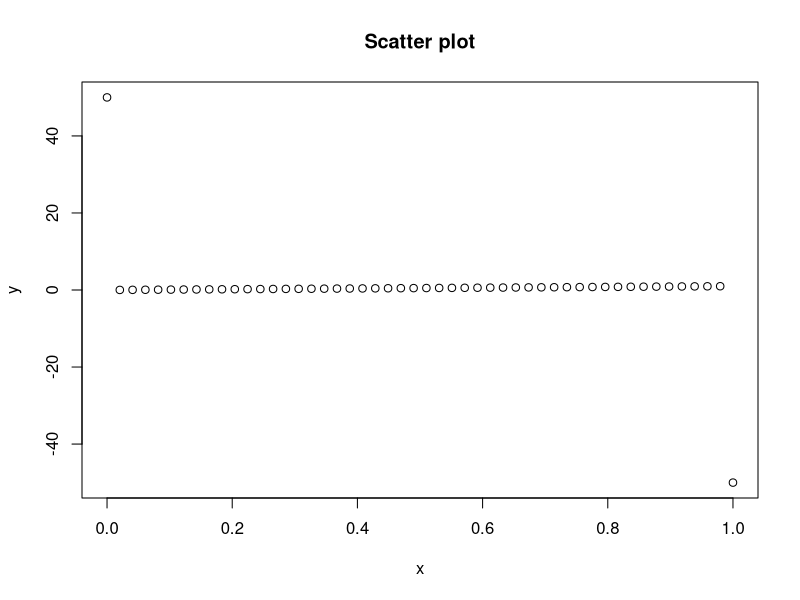
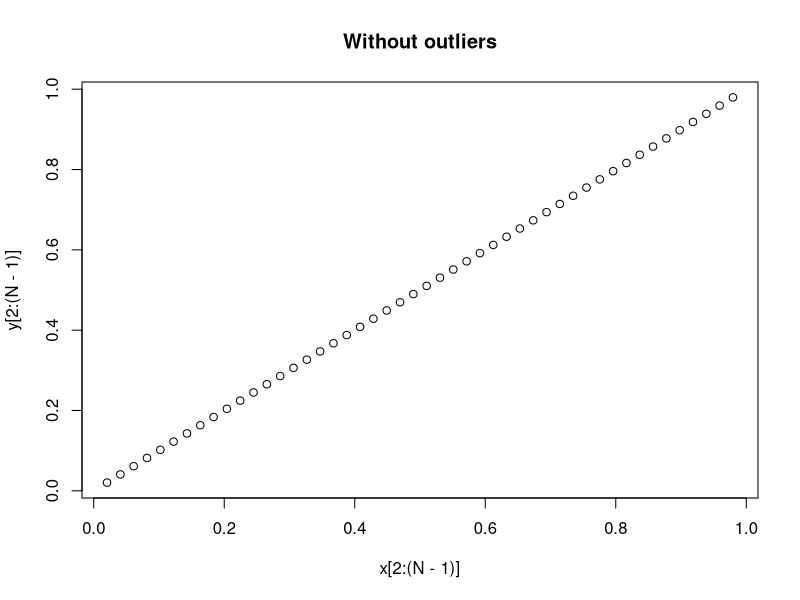

Here is the R script that generated these plots, in order:
# Create data with outliers

N <- 50

x <- seq(0, 1, length=N)
y <- x

y[1] <- +50
y[N] <- -50

# Plot data

plot(x, y, main='Scatter plot')

# Plot without the outliers

plot(x[2:(N-1)], y[2:(N-1)], main='Without outliers')

# Fit and summarise linear model

my.lm <- lm(y ~ x)

print(summary(my.lm))